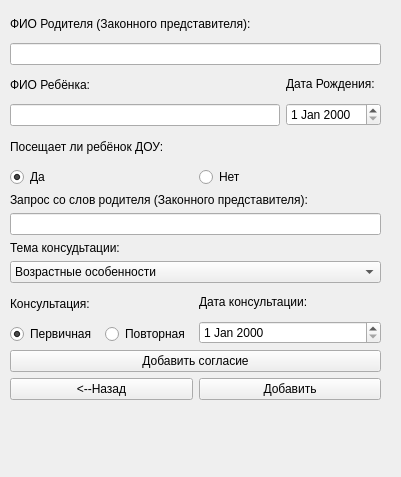
<?xml version="1.0" encoding="UTF-8"?>
<ui version="4.0">
 <class>Form</class>
 <widget class="QWidget" name="Form">
  <property name="geometry">
   <rect>
    <x>0</x>
    <y>0</y>
    <width>401</width>
    <height>477</height>
   </rect>
  </property>
  <property name="windowTitle">
   <string>Form</string>
  </property>
  <widget class="QWidget" name="verticalLayoutWidget">
   <property name="geometry">
    <rect>
     <x>0</x>
     <y>0</y>
     <width>391</width>
     <height>471</height>
    </rect>
   </property>
   <layout class="QVBoxLayout" name="verticalLayout">
    <property name="leftMargin">
     <number>10</number>
    </property>
    <property name="topMargin">
     <number>10</number>
    </property>
    <property name="rightMargin">
     <number>10</number>
    </property>
    <property name="bottomMargin">
     <number>10</number>
    </property>
    <item>
     <layout class="QVBoxLayout" name="verticalLayout_5">
      <item>
       <widget class="QLabel" name="label">
        <property name="text">
         <string>ФИО Родителя (Законного представителя):</string>
        </property>
       </widget>
      </item>
      <item>
       <widget class="QLineEdit" name="fioRod"/>
      </item>
     </layout>
    </item>
    <item>
     <layout class="QHBoxLayout" name="horizontalLayout">
      <item>
       <layout class="QVBoxLayout" name="verticalLayout_9">
        <item>
         <widget class="QLabel" name="label_2">
          <property name="text">
           <string>ФИО Ребёнка:</string>
          </property>
         </widget>
        </item>
        <item>
         <widget class="QLineEdit" name="fioReb"/>
        </item>
       </layout>
      </item>
      <item>
       <layout class="QVBoxLayout" name="verticalLayout_8">
        <item>
         <widget class="QLabel" name="label_3">
          <property name="text">
           <string>Дата Рождения:</string>
          </property>
         </widget>
        </item>
        <item>
         <widget class="QDateEdit" name="rebBothDay"/>
        </item>
       </layout>
      </item>
     </layout>
    </item>
    <item>
     <layout class="QVBoxLayout" name="verticalLayout_10">
      <item>
       <widget class="QLabel" name="label_4">
        <property name="text">
         <string>Посещает ли ребёнок ДОУ:</string>
        </property>
       </widget>
      </item>
      <item>
       <layout class="QHBoxLayout" name="horizontalLayout_2">
        <item>
         <widget class="QRadioButton" name="radioButton">
          <property name="text">
           <string>Да</string>
          </property>
          <property name="checked">
           <bool>true</bool>
          </property>
          <attribute name="buttonGroup">
           <string notr="true">douButons</string>
          </attribute>
         </widget>
        </item>
        <item>
         <widget class="QRadioButton" name="radioButton_2">
          <property name="text">
           <string>Нет</string>
          </property>
          <attribute name="buttonGroup">
           <string notr="true">douButons</string>
          </attribute>
         </widget>
        </item>
       </layout>
      </item>
     </layout>
    </item>
    <item>
     <layout class="QVBoxLayout" name="verticalLayout_11">
      <item>
       <widget class="QLabel" name="label_5">
        <property name="text">
         <string>Запрос со слов родителя (Законного представителя):</string>
        </property>
       </widget>
      </item>
      <item>
       <widget class="QLineEdit" name="reck"/>
      </item>
      <item>
       <layout class="QVBoxLayout" name="verticalLayout_12">
        <item>
         <widget class="QLabel" name="label_8">
          <property name="text">
           <string>Тема консудьтации:</string>
          </property>
         </widget>
        </item>
        <item>
         <widget class="QComboBox" name="comboBox">
          <item>
           <property name="text">
            <string>Возрастные особенности</string>
           </property>
          </item>
          <item>
           <property name="text">
            <string>Адаптация</string>
           </property>
          </item>
          <item>
           <property name="text">
            <string>Психол. готовность к школе</string>
           </property>
          </item>
          <item>
           <property name="text">
            <string>Соц-эмоциональная сфера</string>
           </property>
          </item>
          <item>
           <property name="text">
            <string>Потологические привычки</string>
           </property>
          </item>
          <item>
           <property name="text">
            <string>Другое</string>
           </property>
          </item>
         </widget>
        </item>
       </layout>
      </item>
     </layout>
    </item>
    <item>
     <layout class="QHBoxLayout" name="horizontalLayout_7">
      <item>
       <layout class="QVBoxLayout" name="verticalLayout_18">
        <item>
         <widget class="QLabel" name="label_6">
          <property name="text">
           <string>Консультация:</string>
          </property>
         </widget>
        </item>
        <item>
         <layout class="QHBoxLayout" name="horizontalLayout_8">
          <item>
           <widget class="QRadioButton" name="radioButton_3">
            <property name="text">
             <string>Первичная</string>
            </property>
            <property name="checked">
             <bool>true</bool>
            </property>
            <attribute name="buttonGroup">
             <string notr="true">KonsButtons</string>
            </attribute>
           </widget>
          </item>
          <item>
           <widget class="QRadioButton" name="radioButton_4">
            <property name="text">
             <string>Повторная</string>
            </property>
            <attribute name="buttonGroup">
             <string notr="true">KonsButtons</string>
            </attribute>
           </widget>
          </item>
         </layout>
        </item>
       </layout>
      </item>
      <item>
       <layout class="QVBoxLayout" name="verticalLayout_19">
        <item>
         <widget class="QLabel" name="label_7">
          <property name="text">
           <string>Дата консультации:</string>
          </property>
         </widget>
        </item>
        <item>
         <widget class="QDateEdit" name="dateKons"/>
        </item>
       </layout>
      </item>
     </layout>
    </item>
    <item>
     <layout class="QVBoxLayout" name="verticalLayout_20">
      <item>
       <widget class="QPushButton" name="addAgreeing">
        <property name="text">
         <string>Добавить согласие</string>
        </property>
       </widget>
      </item>
     </layout>
    </item>
    <item>
     <layout class="QHBoxLayout" name="horizontalLayout_9">
      <item>
       <widget class="QPushButton" name="back_button">
        <property name="text">
         <string>&lt;--Назад</string>
        </property>
       </widget>
      </item>
      <item>
       <widget class="QPushButton" name="addButton">
        <property name="text">
         <string>Добавить</string>
        </property>
       </widget>
      </item>
     </layout>
    </item>
    <item>
     <layout class="QVBoxLayout" name="verticalLayout_21">
      <item>
       <widget class="QLabel" name="form_error">
        <property name="font">
         <font>
          <pointsize>10</pointsize>
          <weight>75</weight>
          <bold>true</bold>
          <kerning>true</kerning>
         </font>
        </property>
        <property name="text">
         <string/>
        </property>
       </widget>
      </item>
     </layout>
    </item>
   </layout>
  </widget>
 </widget>
 <resources/>
 <connections/>
 <buttongroups>
  <buttongroup name="douButons"/>
  <buttongroup name="KonsButtons"/>
 </buttongroups>
</ui>
